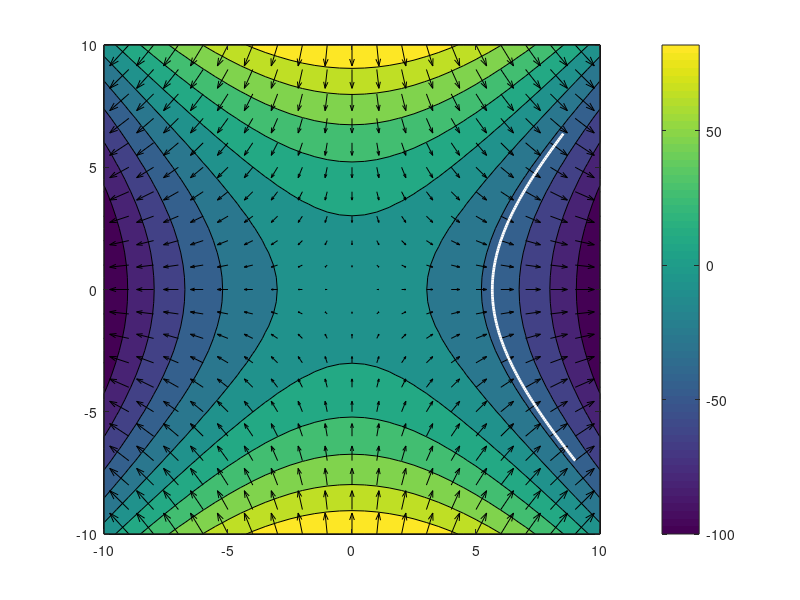

Source code (MATLAB):
%contour plots, vector fields and ODEs
clear;

[x,y] = meshgrid(-10:0.5:10, -10:0.5:10);
f = @(x,y)-x.^2+y.^2;
contourf(x,y,f(x,y),10);
colorbar

[x,y] = meshgrid(-10:10, -10:10);
SDX = @(x,y) 2*x;
SDY = @(x,y) -2*y;
hold on;
quiver(x,y,SDX(x,y),SDY(x,y),'k')
hold off;

x0 = [9;-7];
rprime = @(t,x)[x(2)/(sqrt(x(1)^2+x(2)^2));x(1)/(sqrt(x(1)^2+x(2)^2))];
tDomain = 0:1/10:15;
[t r] = ode45(rprime,tDomain,x0);
[t(1:5) r(1:5,:)];
iso = r(:,2).^2 - r(:,1).^2;
iso(1:5);
hold on;
plot(r(:,1),r(:,2),'w','LineWidth',2)
hold off;